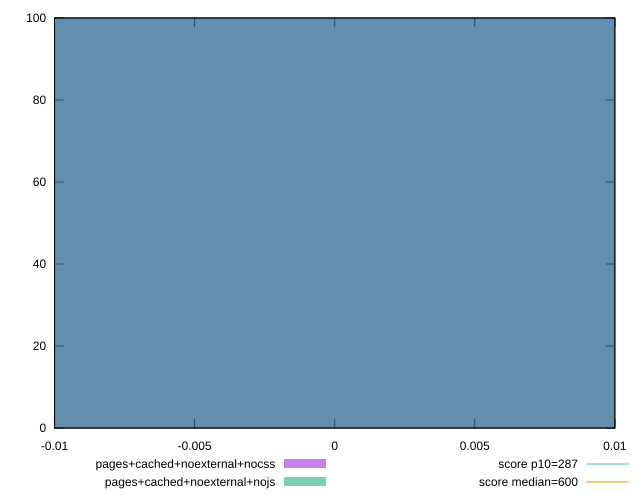

Generate this figure with gnuplot:
reset

$pagesCachedNoexternalNocss <<EOF
0 100
EOF

$pagesCachedNoexternalNojs <<EOF
0 100
EOF

set key outside below
set boxwidth 0.1
set xrange [-0.01:0.01]
set yrange [0:100]
set trange [0:100]
set style fill transparent solid 0.5 noborder

set parametric
set terminal svg size 640, 500 enhanced background rgb 'white'
set output "report_00008_2021-01-22T20:58:29.167/total-blocking-time/comparison/histogram/9_vs_10.svg"

plot $pagesCachedNoexternalNocss title "pages+cached+noexternal+nocss" with boxes, \
     $pagesCachedNoexternalNojs title "pages+cached+noexternal+nojs" with boxes, \
     287,t title "score p10=287", \
     600,t title "score median=600"

reset
